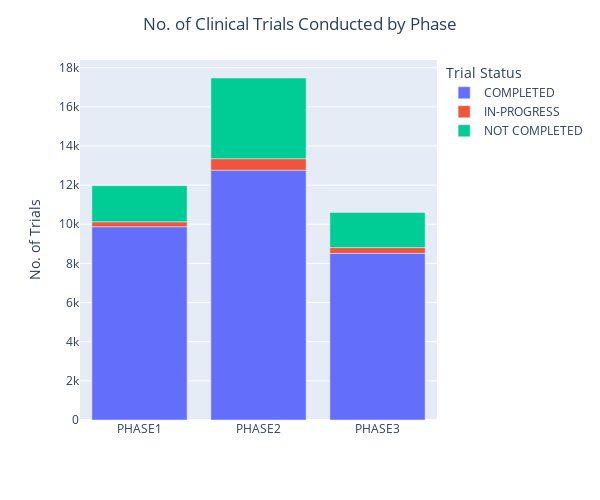

Notebook code for this chart:
### Code cell
fig2 = px.bar(count_phase_status,
              x = 'Phase',
              y = 'No. of Trials',
              color = 'Trial Status',
              width = 600, 
              height = 500)
fig2.update_layout(title = {'text' : 'No. of Clinical Trials Conducted by Phase', 'x' : 0.5, 'xanchor' : 'center'}, xaxis_title = '', yaxis_title_text='No. of Trials')
fig2.update_traces(hovertemplate ='%{x}<br>No. of Trials: %{y}<br><extra></extra>')
fig2.show()

### Figure 1 — Plotly figure (JSON) as saved in the notebook; plotly's stock layout.template omitted (floating-point values rounded to 4 significant figures)
{"data": [{"alignmentgroup": "True", "hovertemplate": "%{x}<br>No. of Trials: %{y}<br><extra></extra>", "legendgroup": "COMPLETED", "marker": {"color": "#636efa", "pattern": {"shape": ""}}, "name": "COMPLETED", "offsetgroup": "COMPLETED", "orientation": "v", "showlegend": true, "textposition": "auto", "type": "bar", "x": ["PHASE1", "PHASE2", "PHASE3"], "xaxis": "x", "y": [9875, 12764, 8516], "yaxis": "y"}, {"alignmentgroup": "True", "hovertemplate": "%{x}<br>No. of Trials: %{y}<br><extra></extra>", "legendgroup": "IN-PROGRESS", "marker": {"color": "#EF553B", "pattern": {"shape": ""}}, "name": "IN-PROGRESS", "offsetgroup": "IN-PROGRESS", "orientation": "v", "showlegend": true, "textposition": "auto", "type": "bar", "x": ["PHASE1", "PHASE2", "PHASE3"], "xaxis": "x", "y": [252, 588, 293], "yaxis": "y"}, {"alignmentgroup": "True", "hovertemplate": "%{x}<br>No. of Trials: %{y}<br><extra></extra>", "legendgroup": "NOT COMPLETED", "marker": {"color": "#00cc96", "pattern": {"shape": ""}}, "name": "NOT COMPLETED", "offsetgroup": "NOT COMPLETED", "orientation": "v", "showlegend": true, "textposition": "auto", "type": "bar", "x": ["PHASE1", "PHASE2", "PHASE3"], "xaxis": "x", "y": [1841, 4122, 1790], "yaxis": "y"}], "layout": {"barmode": "relative", "height": 500, "legend": {"title": {"text": "Trial Status"}, "tracegroupgap": 0}, "margin": {"t": 60}, "title": {"text": "No. of Clinical Trials Conducted by Phase", "x": 0.5, "xanchor": "center"}, "width": 600, "xaxis": {"anchor": "y", "domain": [0, 1], "title": {"text": ""}}, "yaxis": {"anchor": "x", "domain": [0, 1], "title": {"text": "No. of Trials"}}}}
